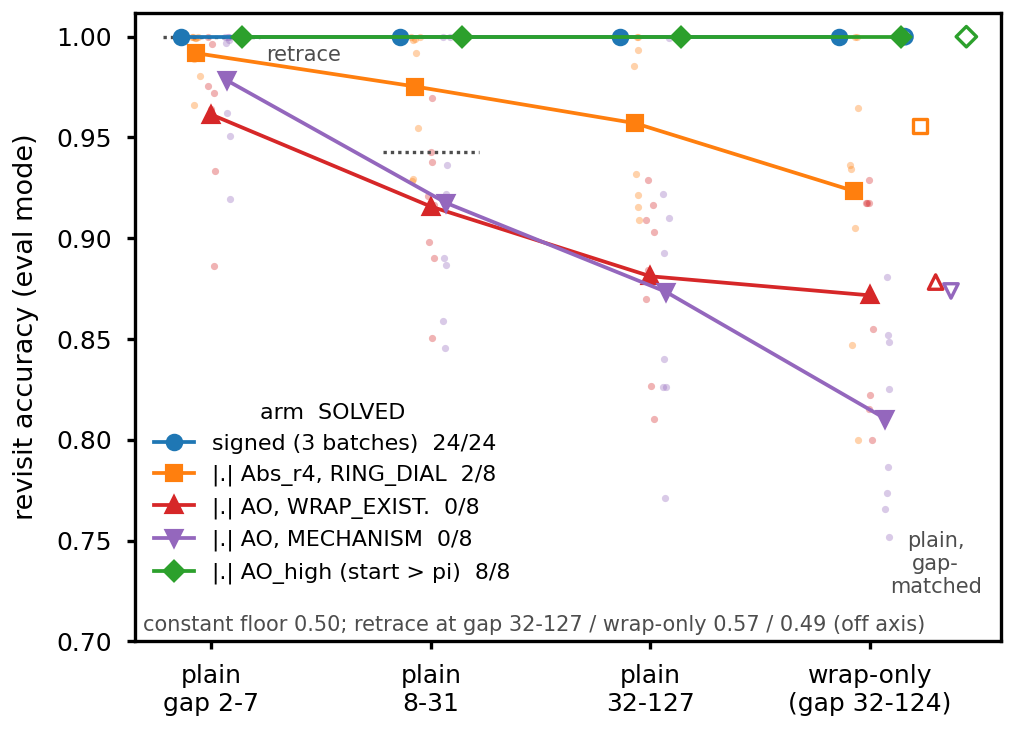

Write Python code to recreate this figure.
"""Ring revisit accuracy by stratum (plan item 7; POST HOC, eval-only; per-stratum retrace floor added 2026-10-16 from
ring_strata_floors.json). Reads ring_strata.json (ring_strata.py). Lines: arm
means; dots: runs (jittered); hollow markers beside "wrap-only": plain revisits re-weighted to the wrap-only gap distribution.
  cd /home/prashr && PYTHONPATH=/home/prashr python3 mapformer/docs/paper/figs/fig_ring_strata.py"""
import json, os

import numpy as np
import matplotlib; matplotlib.use("Agg")
import matplotlib.pyplot as plt

HERE = os.path.dirname(os.path.abspath(__file__))
J = json.load(open(f"{HERE}/ring_strata.json")); RUNS = J["runs"]
ST = [("plain gap 2-7", "plain\ngap 2-7"), ("plain gap 8-31", "plain\n8-31"), ("plain gap 32-128", "plain\n32-127"),
      ("wrap-only", "wrap-only\n(gap 32-124)")]
GROUPS = [(("RING_DIAL|Signed_r4", "WRAP_EXISTENCE|SO", "MECHANISM|SO"), "signed (3 batches)", "C0", "o"),
          (("RING_DIAL|Abs_r4",), "|.| Abs_r4, RING_DIAL", "C1", "s"),
          (("WRAP_EXISTENCE|AO",), "|.| AO, WRAP_EXIST.", "C3", "^"),
          (("MECHANISM|AO",), "|.| AO, MECHANISM", "C4", "v"),
          (("MECHANISM|AO_high",), "|.| AO_high (start > pi)", "C2", "D")]
fig, ax = plt.subplots(figsize=(3.4, 2.45)); rng = np.random.default_rng(0); x = np.arange(len(ST))
for gi, (keys, lab, col, mk) in enumerate(GROUPS):
    rs = [v for k, v in RUNS.items() if "|".join(k.split("|")[:2]) in keys]
    off = (gi - 2) * 0.07
    A = np.array([[r[s] for s, _ in ST] for r in rs])
    for row in A:
        ax.scatter(x + off + rng.uniform(-0.02, 0.02, len(x)), row, s=3, color=col, alpha=0.35, lw=0)
    ax.plot(x + off, A.mean(0), color=col, marker=mk, ms=3.2, lw=0.9,
            label=f"{lab}  {sum(r['solved'] for r in rs)}/{len(rs)}")
    gm = np.mean([r["plain, wrap-gap-matched"] for r in rs])
    ax.scatter(x[-1] + off + 0.3, gm, s=12, facecolors="none", edgecolors=col, marker=mk, lw=0.8)
ax.text(x[-1] + 0.3, 0.722, "plain,\ngap-\nmatched", fontsize=5, ha="center", va="bottom", color="0.3")
ax.set_xticks(x); ax.set_xticklabels([l for _, l in ST], fontsize=6)
ax.set_xlim(-0.35, x[-1] + 0.6); ax.set_ylim(0.70, 1.012); ax.tick_params(labelsize=6, length=2)
ax.set_ylabel("revisit accuracy (eval mode)", fontsize=6.5)
# per-stratum retrace floor (ring_strata_floors.py, same stream; post hoc, added 2026-10-16)
RF = json.load(open(f"{HERE}/ring_strata_floors.json")); off_axis = []
for j, (k, _) in enumerate(ST):
    k2 = "plain gap 32-128" if k == "plain gap 32-128" else k
    r = RF[k2]["retrace"]
    if r >= 0.70:
        ax.plot([j - 0.22, j + 0.22], [r, r], color="0.3", lw=0.8, ls=(0, (1, 1.2)), zorder=1)
    else:
        off_axis.append(f"{r:.2f}")
ax.text(x[0] + 0.25, RF["plain gap 2-7"]["retrace"] - 0.004, "retrace", fontsize=5, color="0.3", va="top", ha="left")
ax.text(0.01, 0.01, f"constant floor {J['floor']['all revisits']:.2f}; retrace at gap 32-127 / wrap-only "
        f"{' / '.join(off_axis)} (off axis)", transform=ax.transAxes, fontsize=5.0, color="0.3", va="bottom")
ax.legend(fontsize=5.3, loc="lower left", bbox_to_anchor=(0.0, 0.06), frameon=False, title="arm  SOLVED",
          title_fontsize=5.3, handlelength=1.8)
fig.tight_layout(pad=0.3)
for ext in ("pdf", "png"):
    fig.savefig(f"{HERE}/fig_ring_strata.{ext}", dpi=300)
print("ok")
